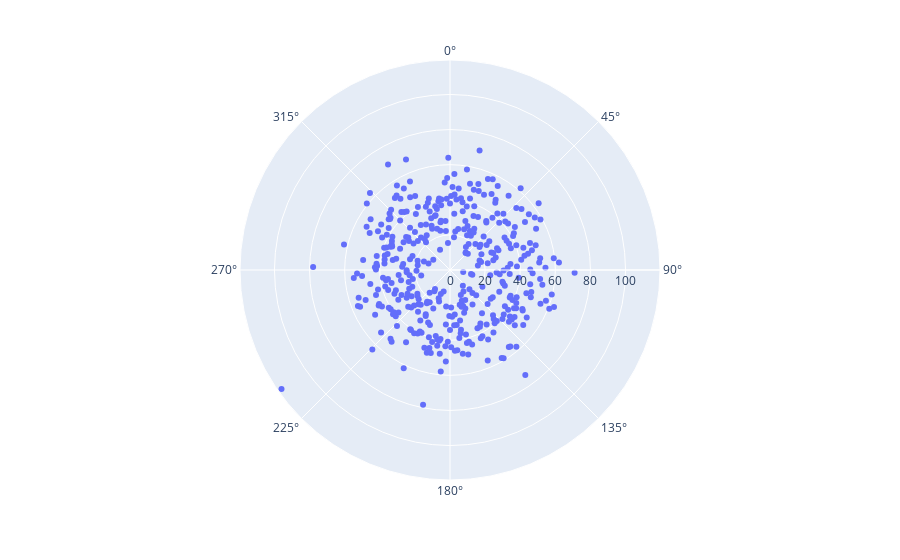

The code cell stored with this chart in its notebook:
### Code cell
#Polar Plot
print(f'Columns {df.columns}')
fig = px.scatter_polar(df,r=df['Unit_Area'])
fig.show()

### Figure 1 — Plotly figure (JSON) as saved in the notebook; plotly's stock layout.template omitted (floating-point values rounded to 4 significant figures; data arrays with more than 128 entries replaced by an {"elided": "..."} marker saying what was removed)
{"data": [{"hovertemplate": "Unit_Area=%{r}<extra></extra>", "legendgroup": "", "marker": {"color": "#636efa", "symbol": "circle"}, "mode": "markers", "name": "", "r": {"elided": "414 float values"}, "showlegend": false, "subplot": "polar", "type": "scatterpolar"}], "layout": {"legend": {"tracegroupgap": 0}, "margin": {"t": 60}, "polar": {"angularaxis": {"direction": "clockwise", "rotation": 90}, "domain": {"x": [0, 1], "y": [0, 1]}}}}
